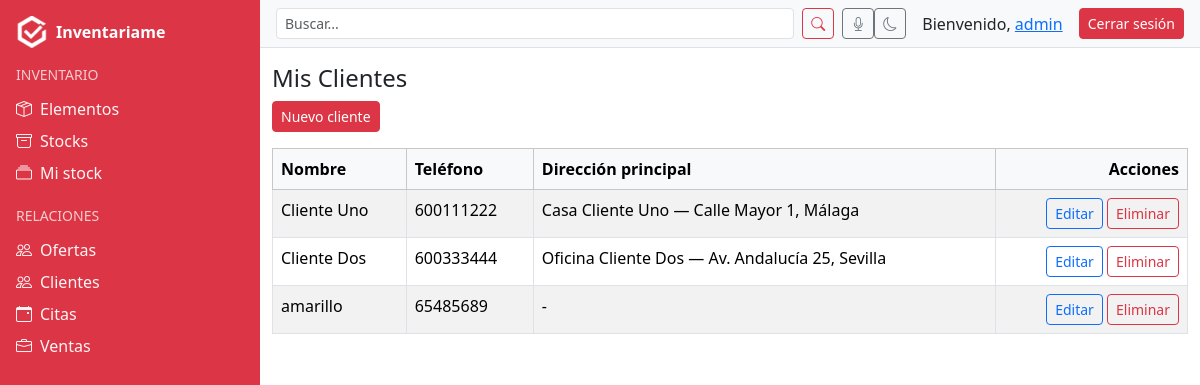
Page /clientes/ (signed in) on the earlier database version.
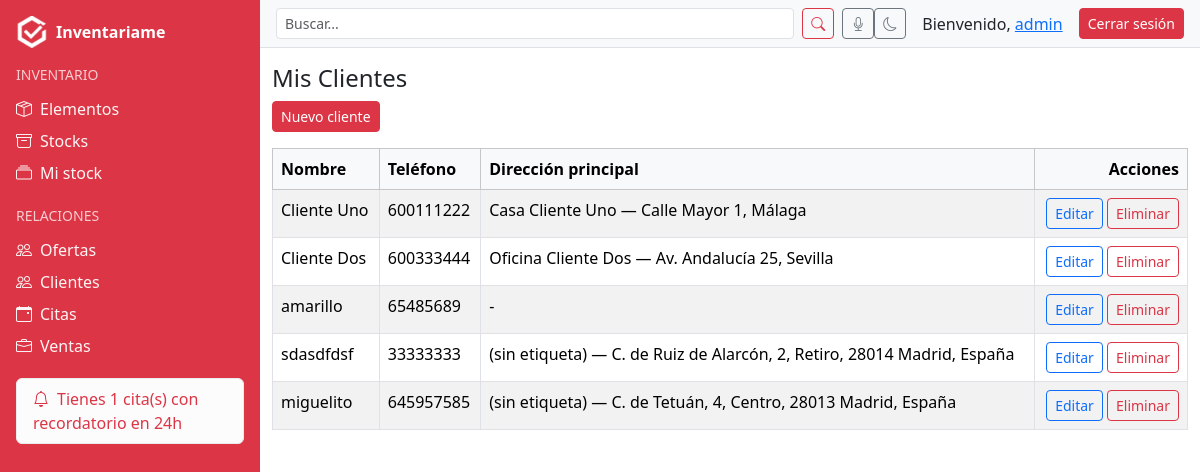
Same page on the later database version.
### clientes/models.py (models this page shows, shortened)
class Cliente(models.Model):
    nombre = models.CharField(max_length=200)
    telefono = models.CharField(max_length=20, blank=True, null=True)  # NUEVO CAMPO
    direccion = models.ForeignKey(
        Address,
        on_delete=models.SET_NULL,
        null=True,
        blank=True,
        related_name="clientes_principal"
    )
    usuario = models.ForeignKey(
        User,
        on_delete=models.CASCADE,
        related_name="clientes",
        null=True,  # permite nulos en registros antiguos
        blank=True  # permite dejarlo vacío en formularios
    )
    class Meta:
        verbose_name = "Cliente"
        verbose_name_plural = "Clientes"

### locations/models.py (models this page shows, shortened)
class Address(models.Model):
    user = models.ForeignKey(User, on_delete=models.CASCADE, related_name="addresses")
    cliente = models.ForeignKey("clientes.Cliente", on_delete=models.CASCADE, null=True, blank=True, related_name="direcciones")
    label = models.CharField(max_length=120, blank=True)
    address = models.CharField(max_length=255)
    latitude = models.DecimalField(max_digits=9, decimal_places=6)
    longitude = models.DecimalField(max_digits=9, decimal_places=6)
    created_at = models.DateTimeField(auto_now_add=True)
    class Meta:
        ordering = ["-created_at"]

### clientes/views.py (the view)
# urls.py: path("", cliente_list, name="cliente_list"),
@login_required
def cliente_list(request):
    clientes = Cliente.objects.all()
    return render(request, "clientes/cliente_list.html", {"clientes": clientes})

### users/context_processors.py (called while the page is built)
def alertas_processor(request):
    if not request.user.is_authenticated:
        return {}
    ahora = timezone.now()
    proximas_con_recordatorio = Cita.objects.filter(
        usuario=request.user, recordatorio=True,
        fecha__gte=ahora, fecha__lte=ahora + timedelta(days=1)
    )
    if proximas_con_recordatorio.exists():
        return {"alertas": f"Tienes {proximas_con_recordatorio.count()} cita(s) con recordatorio en 24h"}
    return {}

### clientes/templates/clientes/cliente_list.html
{% extends "base.html" %}
{% block content_authenticated %}
<h4>Mis Clientes</h4>
<a href="{% url 'cliente_nuevo' %}" class="btn btn-danger btn-sm mb-3">Nuevo cliente</a>
<table class="table table-bordered table-striped">
  <thead class="table-light">
    <tr>
      <th>Nombre</th>
      <th>Teléfono</th>
      <th>Dirección principal</th>
      <th class="text-end">Acciones</th>
    </tr>
  </thead>
  <tbody>
    {% for cliente in clientes %}
    <tr>
      <td>{{ cliente.nombre }}</td>
      <td>{{ cliente.telefono|default:"-" }}</td>
      <td>
        {% if cliente.direccion %}
          {{ cliente.direccion.label|default:"(sin etiqueta)" }} — {{ cliente.direccion.address }}
        {% else %}
          -
        {% endif %}
      </td>
      <td class="text-end">
        <a href="{% url 'cliente_update' cliente.pk %}" class="btn btn-sm btn-outline-primary">Editar</a>
        <a href="{% url 'cliente_delete' cliente.pk %}" class="btn btn-sm btn-outline-danger">Eliminar</a>
      </td>
    </tr>
    {% empty %}
    <tr>
      <td colspan="4" class="text-center">Sin clientes aún</td>
    </tr>
    {% endfor %}
  </tbody>
</table>
{% endblock %}

Differences in the rows shown:
added Cliente: nombre "sdasdfdsf", telefono "33333333", direccion.label "(sin etiqueta)", direccion.address "C. de Ruiz de Alarcón, 2, Retiro, 28014 Madrid, España"
added Cliente: nombre "miguelito", telefono "645957585", direccion.label "(sin etiqueta)", direccion.address "C. de Tetuán, 4, Centro, 28013 Madrid, España"
Other differences:
{{ alertas }}: (not shown) → "Tienes 1 cita(s) con recordatorio en 24h"
